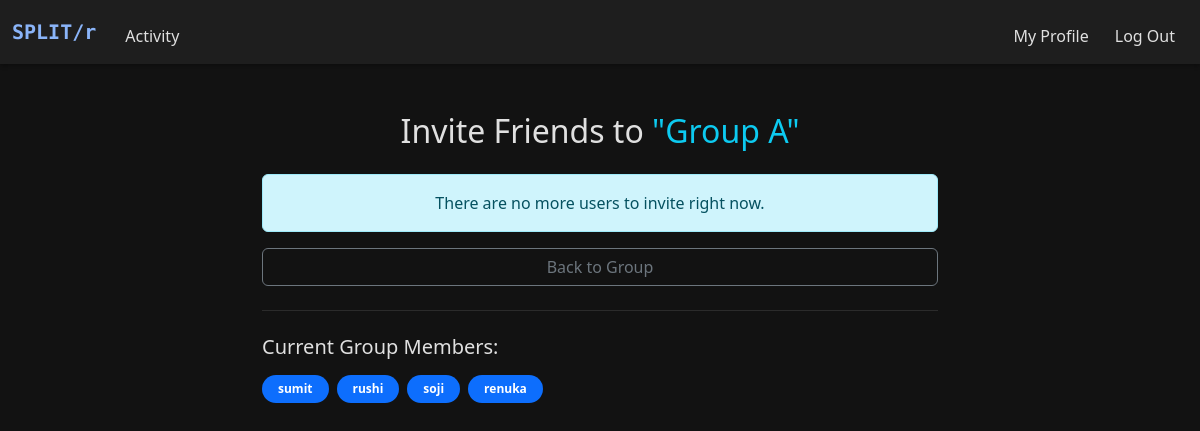
Before: /invite-friends/1 (signed in) with the older database file.
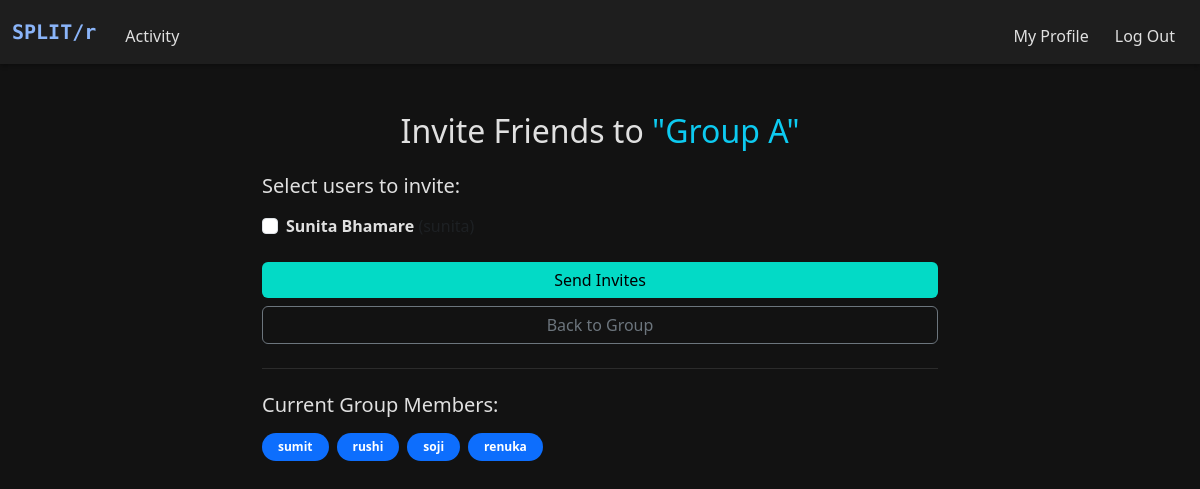
After: the same page with the newer database file.
### models.py (models this page shows)
class User(db.Model):
    __tablename__ = "users"
    id = db.Column(db.Integer, primary_key=True)
    name = db.Column(db.String(100), nullable=False)
    username = db.Column(db.String(50), unique=True, nullable=False)
    password = db.Column(db.String(200), nullable=False)

### app.py (the view, shortened to what this page needs)
@app.route('/invite-friends/<int:group_id>', methods=['GET', 'POST'])
@login_required
def invite_friends(group_id):
    group = Group.query.get_or_404(group_id)
    current_members_ids = [member.id for member in group.users]
    users = User.query.filter(User.id.notin_(current_members_ids)).all()
    return render_template(
        'invite_friends.html', group=group, users=users, members=group.users)

### helper.py (called while the page is built)
def login_required(f):
    @wraps(f)
    def decorated_function(*args, **kwargs):
        if "user_id" not in session:
            flash("You must be logged in to view this page.", "danger")
            return redirect("/login")
        return f(*args, **kwargs)
    return decorated_function

### templates/invite_friends.html (shortened to what this page needs)
{% extends "layout.html" %}
{% block main %}
<div class="container py-5" style="max-width: 700px;">
    <h2 class="mb-4 text-center">Invite Friends to <span class="text-info">"{{ group.name }}"</span></h2>
    {% if users %}
    <form method="POST">
        <div class="mb-4">
            <h5 class="mb-3">Select users to invite:</h5>
            {% for user in users %}
                <div class="form-check mb-2">
                    <input class="form-check-input" type="checkbox" value="{{ user.id }}" name="user_ids" id="user_{{ user.id }}">
                    <label class="form-check-label" for="user_{{ user.id }}">
                        <strong>{{ user.name }}</strong> <span class="text-muted">({{ user.username }})</span>
                    </label>
                </div>
            {% endfor %}
        </div>
        <div class="d-grid gap-2 mb-4">
            <button type="submit" class="btn btn-success">Send Invites</button>
            <a href="{{ url_for('group_page', group_id=group.id) }}" class="btn btn-outline-secondary">Back to Group</a>
        </div>
    </form>
    {% else %}
        <div class="alert alert-info text-center">
            There are no more users to invite right now.
        </div>
        <div class="d-grid mb-4">
            <a href="{{ url_for('group_page', group_id=group.id) }}" class="btn btn-outline-secondary">Back to Group</a>
        </div>
    {% endif %}
    <hr class="my-4">
    <h5 class="mb-3">Current Group Members:</h5>
    <div class="d-flex flex-wrap gap-2">
        {% for member in members %}
            <span class="badge rounded-pill bg-primary px-3 py-2">{{ member.username }}</span>
        {% endfor %}
    </div>
</div>
{% endblock %}

Changed rows visible on the page:
added User: name "Sunita Bhamare", shown under "Select users to invite:"
Other visible differences:
text no longer shown: "There are no more users to invite right now."
text now shown: "Select users to invite: Send Invites"
